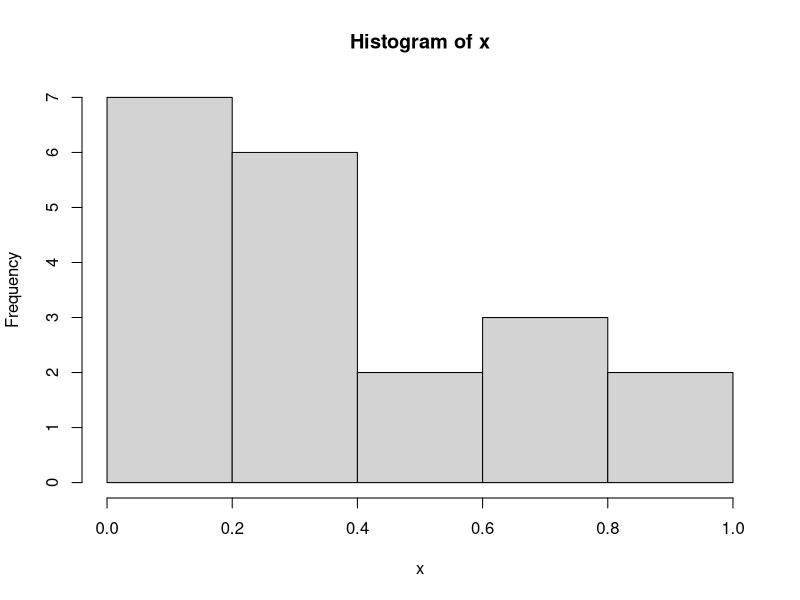

The R script that drew this image: (Note: this script raises an error after producing the figure.)
setwd("F:/RWorkspace/StudyCases")
options(digits=6)
x <- runif(20)
print(summary(x))
hist(x)
savehistory()
save.image()
